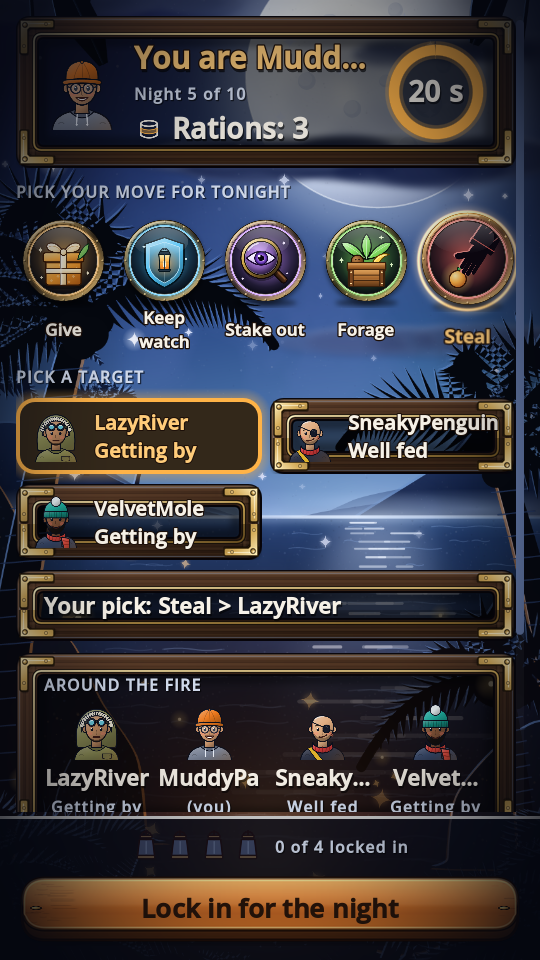
#> input picture godot/docs/visual/gamelike/drive/round_05_picked.png, 540 x 960 px, given in place of round_10_picked.png, which was not available
$ python variants.py ../../../docs/visual/gamelike/drive/round_05_picked.png ../../../docs/visual/gamelike/drive/20_end.png
#> lines starting #> are read from the running program, lines starting #| are printed output that depends on the picture; pictures that were not available may be replaced by others from this repository, and a replacement may not be noted
"""Make greyscale and "sunlight glare" copies of screenshots, to judge the two conditions the brief names.

    python variants.py <src dir with drive shots> <dest dir>

Greyscale: ITU-R 601 luma, no colour left. Glare: the picture lifted 38 percent toward white and contrast cut to 70
percent, which is what a screen looks like with the sun on it (a rough stand-in, not a measurement of any phone).
"""
import os
import shutil
import sys

from PIL import Image, ImageEnhance

src, dst = sys.argv[1], sys.argv[2]
os.makedirs(dst, exist_ok=True)
for name in sorted(os.listdir(src)):
    if not name.endswith(".png"):
        continue
    shutil.copyfile(os.path.join(src, name), os.path.join(dst, "drive_" + name))
for name in ["round_10_picked.png", "reveal_05.png", "20_end.png"]:
    img = Image.open(os.path.join(src, name)).convert("RGB")
    stem = name[:-4]
    img.convert("L").save(os.path.join(dst, "grey_%s.png" % stem))
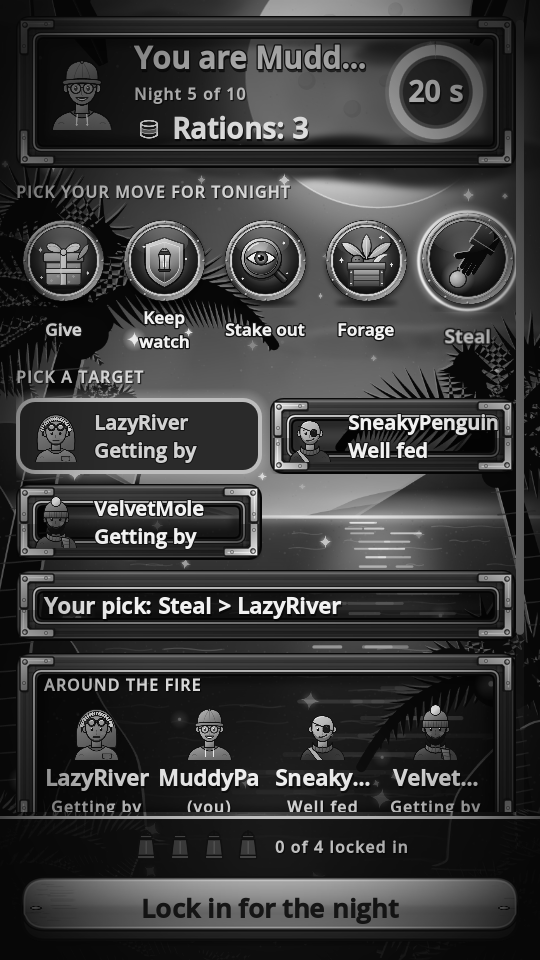
#> saved as grey_round_10_picked.png: PIL image 540x960 L; min 1, max 255, mean 58.8
    lifted = Image.blend(ImageEnhance.Contrast(img).enhance(0.7), Image.new("RGB", img.size, (255, 255, 255)), 0.38)
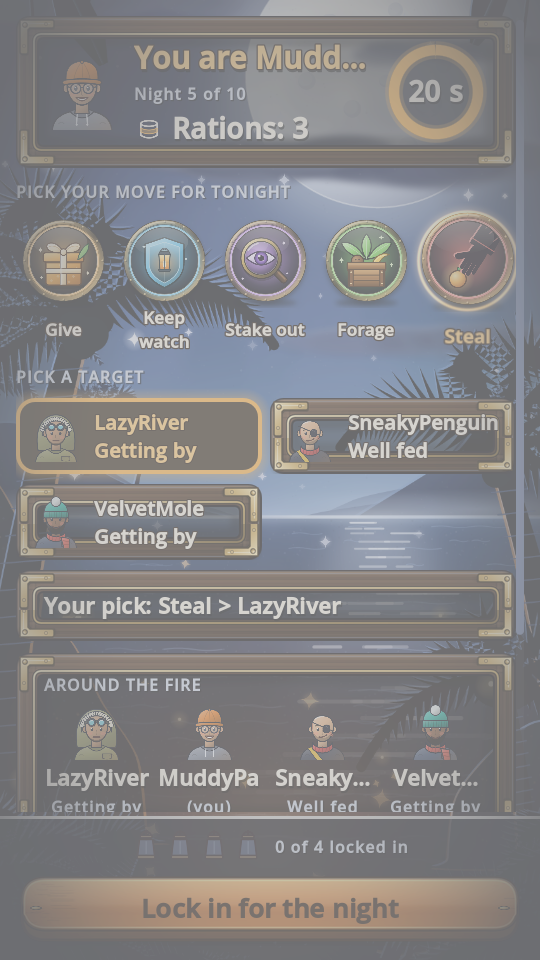
#> lifted: PIL image 540x960 RGB; mean R, G, B 133.1, 132.1, 134.3
    lifted.save(os.path.join(dst, "glare_%s.png" % stem))
#> pass 2 of the loop `for name in ["round_10_picked.png", "reveal_05.png", "20_end.png"]:`:
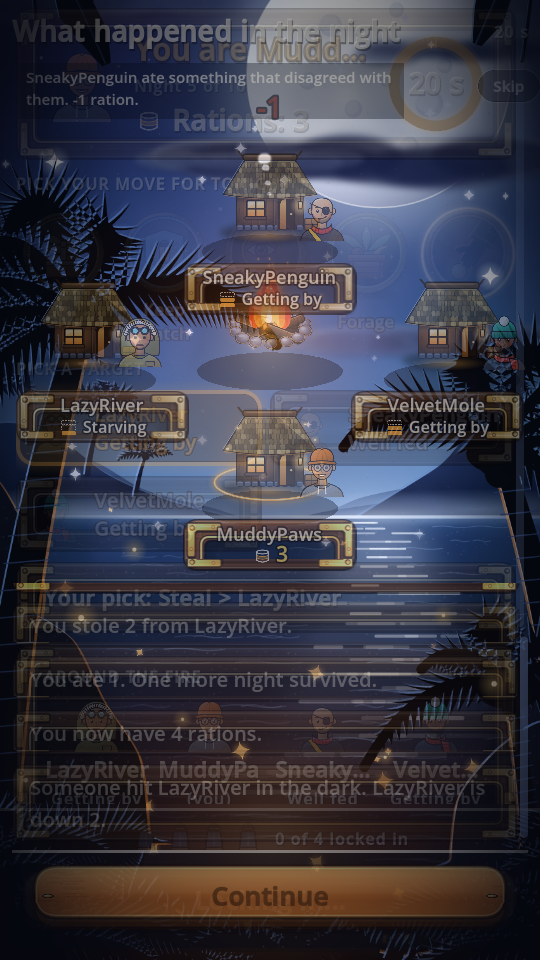
#> input picture godot/docs/visual/gamelike/drive/reveal_05.png, 540 x 960 px, given as the content of the folder ../../../docs/visual/gamelike/drive/round_05_picked.png, which was not available
#> `img.convert("L").save(os.path.join(dst, "grey_%s.png" % stem))`:
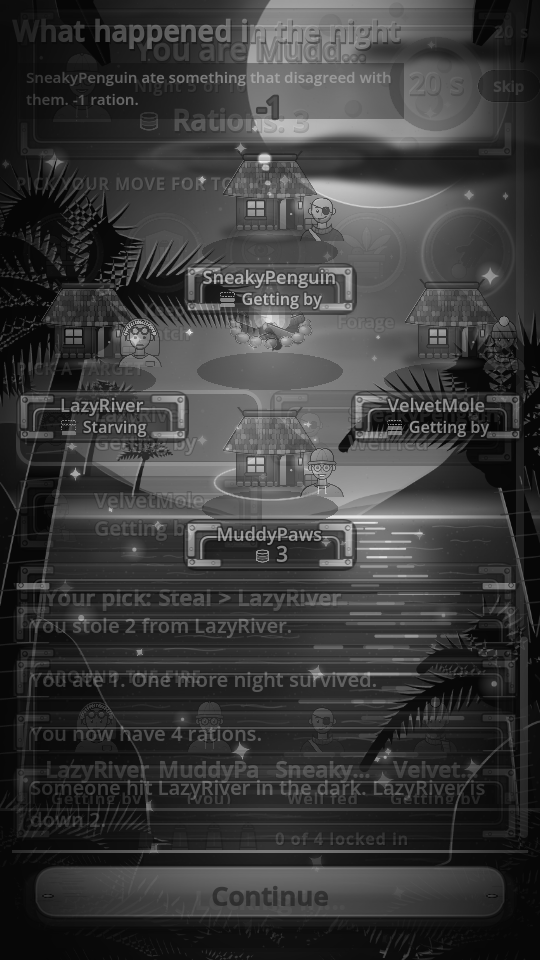
#> saved as grey_reveal_05.png: PIL image 540x960 L; min 4, max 241, mean 59.2
#> `lifted = Image.blend(ImageEnhance.Contrast(img).enhance(0.7), Image.ne..`:
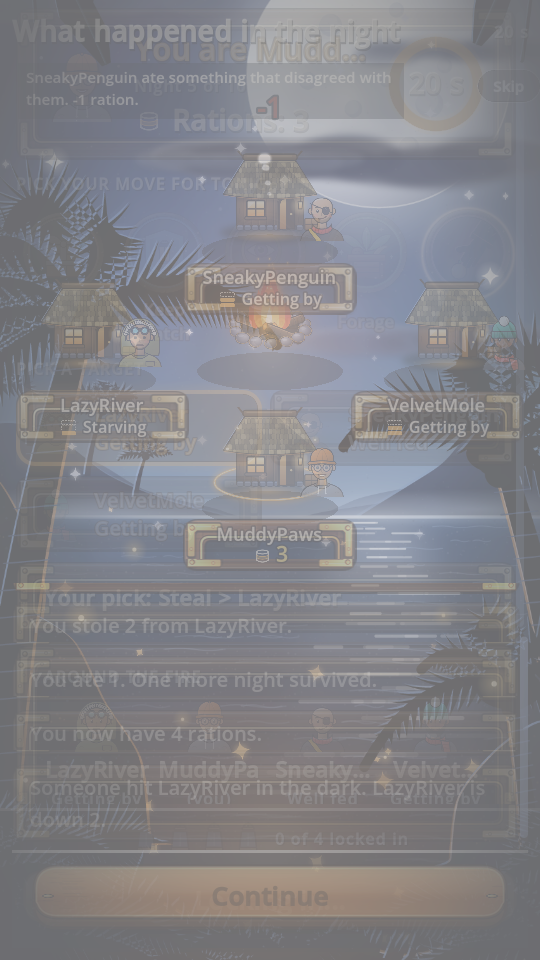
#> lifted: PIL image 540x960 RGB; mean R, G, B 132.3, 132.2, 137.3
#> pass 3 of the loop `for name in ["round_10_picked.png", "reveal_05.png", "20_end.png"]:`:
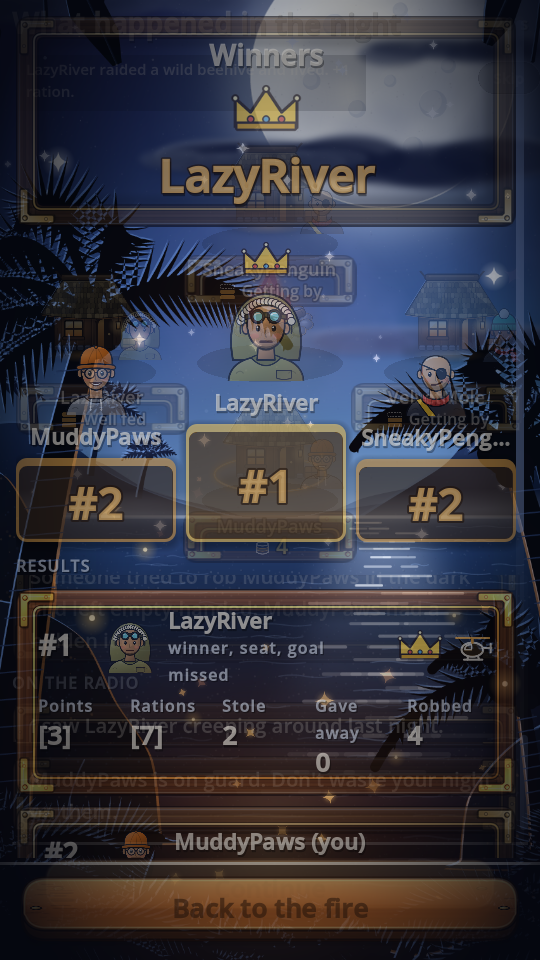
#> input picture godot/docs/visual/gamelike/drive/20_end.png, 540 x 960 px, given as the content of the folder ../../../docs/visual/gamelike/drive/round_05_picked.png, which was not available
#> `img.convert("L").save(os.path.join(dst, "grey_%s.png" % stem))`:
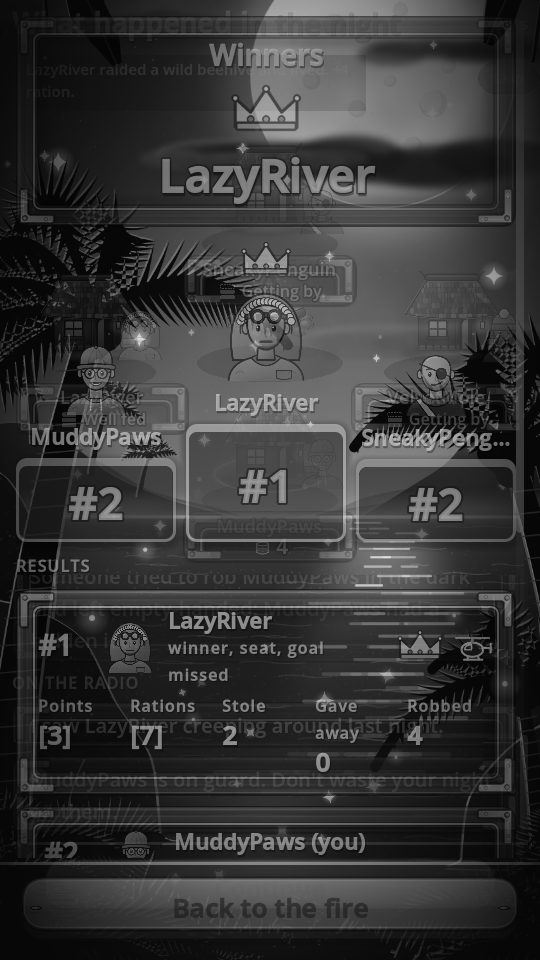
#> saved as grey_20_end.png: PIL image 540x960 L; min 4, max 224, mean 55.2
#> `lifted = Image.blend(ImageEnhance.Contrast(img).enhance(0.7), Image.ne..`:
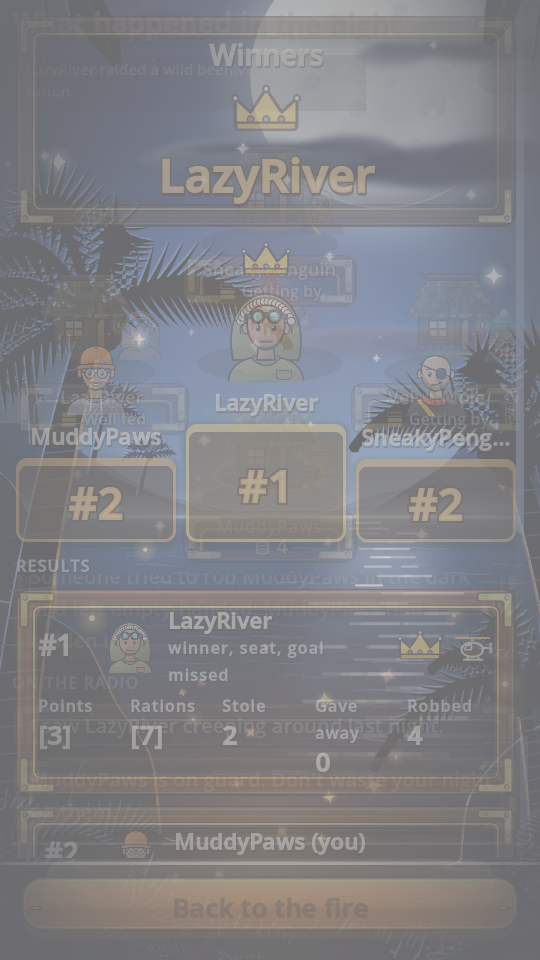
#> lifted: PIL image 540x960 RGB; mean R, G, B 129.9, 129.8, 134.1
print("done", dst)
